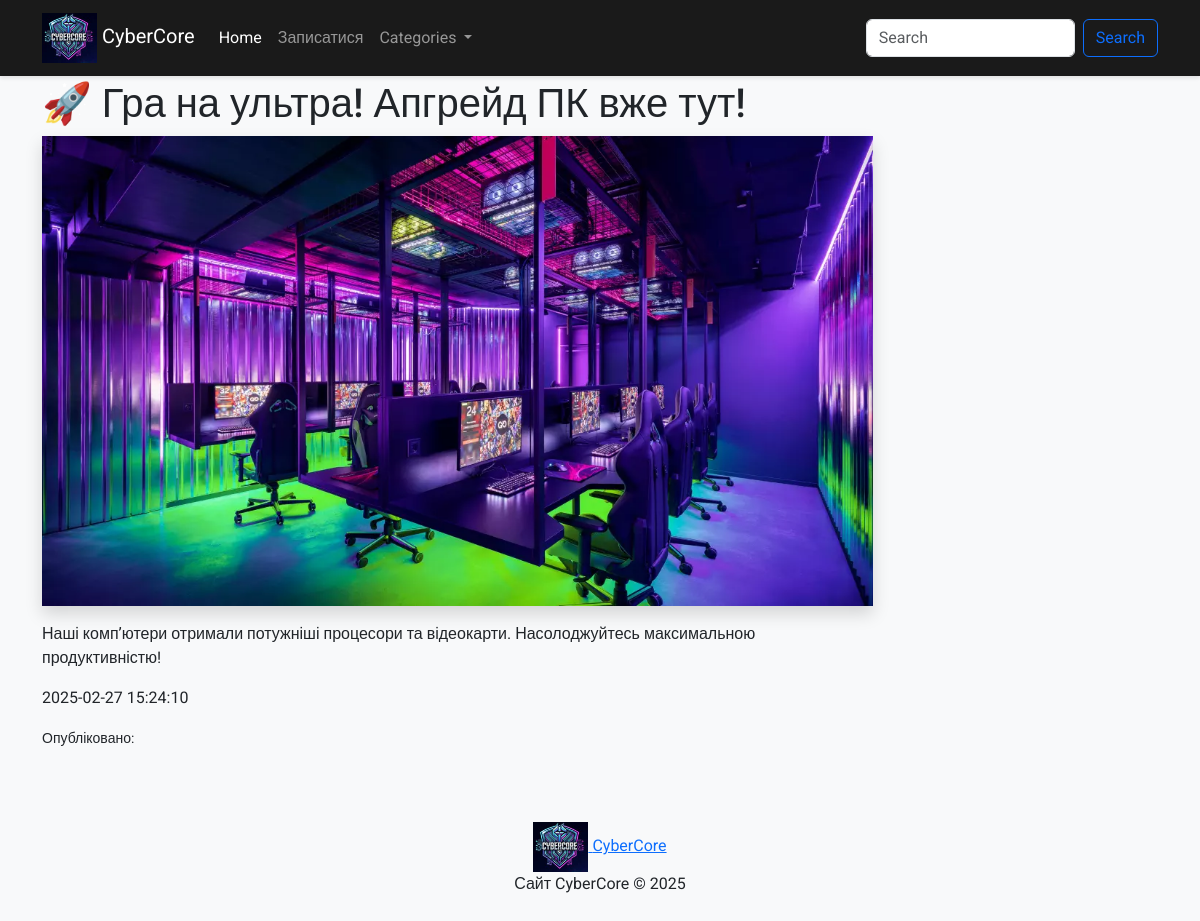
The page /articles/17 on the database its author committed.
### tables this page shows
CREATE TABLE articles (
    id INTEGER PRIMARY KEY AUTOINCREMENT,
    user_id INTEGER NOT NULL,
    category_id INTEGER NOT NULL,
    title TEXT NOT NULL,
    content TEXT NOT NULL,
    created_at TIMESTAMP DEFAULT CURRENT_TIMESTAMP, image TEXT,
    FOREIGN KEY (user_id) REFERENCES users(id) ON DELETE CASCADE,
    FOREIGN KEY (category_id) REFERENCES categories(id) ON DELETE SET NULL
);

### app.py (the view)
@app.route("/articles/<int:article_id>")
def article_page(article_id):
    categories = db.get_categories()
    article = db.get_article_by_id(article_id)
    return render_template("article.html", categories=categories, article=article)

### db_scripts.py (called while the page is built)
    def open_db(self):
        self.conn = sqlite3.connect(self.dbname)
        self.cursor = self.conn.cursor()

    def get_categories(self):
        self.open_db()
        self.cursor.execute('''SELECT * FROM categories''')
        data = self.cursor.fetchall()
        self.conn.close()
        return data

    def get_article_by_id(self, article_id):
        self.open_db()
        self.cursor.execute('''SELECT * FROM articles WHERE id = ?''', [article_id])
        data = self.cursor.fetchone()
        self.conn.close()
        return data

### templates/article.html (shortened to what this page needs)
{% extends 'base.html' %}
{% block content %}
<main class="container my-5">
    <h1 class="mt-5">{{ article[3] }}</h1>
    <div class="row">
        <div class="col-12 col-md-8 col-xl-9">
            {% if article[6] %}
                <img src="{{ url_for('static', filename='Photos/' + article[6]) }}" class="img-fluid shadow" alt="Зображення статті">
            {% endif %}
            <p class="mt-3">{{ article[4] }}</p>
            <p class="">{{ article[5] }}</p>
            <small>Опубліковано: {{ article[7] }}</small>
        </div>
        <div class="col-12 col-md-4 col-xl-3">
        </div>
    </div>
</main>
{% endblock content %}

### static/style.css (style rules this page uses)
body { font-family: 'Roboto', sans-serif; background-color: #f8f9fa; }
.shadow { box-shadow: 0 4px 8px rgba(0, 0, 0, 0.2); }

### rows shown on the page
articles: title "🚀 Гра на ультра! Апгрейд ПК вже тут!", image (picture), content "Наші комп’ютери отримали потужніші процесори та відеокарти. Насолоджуйтесь максимальною продуктивністю!", created_at "2025-02-27 15:24:10"
